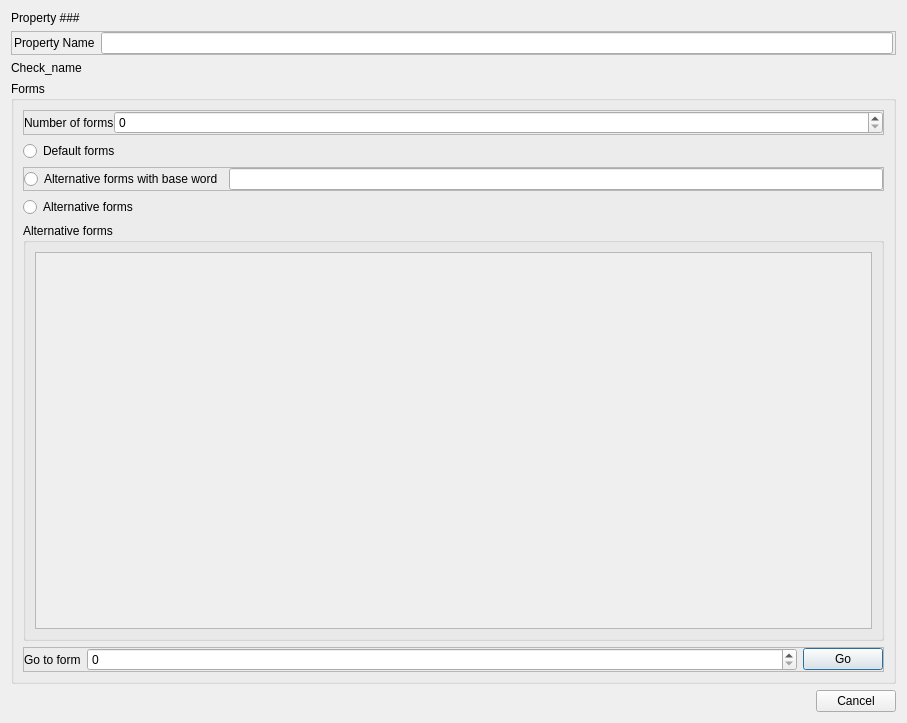
<?xml version="1.0" encoding="UTF-8"?>
<ui version="4.0">
 <class>Dialog</class>
 <widget class="QDialog" name="Dialog">
  <property name="geometry">
   <rect>
    <x>0</x>
    <y>0</y>
    <width>907</width>
    <height>723</height>
   </rect>
  </property>
  <property name="windowTitle">
   <string>Dialog</string>
  </property>
  <layout class="QVBoxLayout" name="verticalLayout">
   <item>
    <widget class="QLabel" name="label">
     <property name="text">
      <string>Property ###</string>
     </property>
    </widget>
   </item>
   <item>
    <widget class="QFrame" name="frame_6">
     <property name="sizePolicy">
      <sizepolicy hsizetype="Expanding" vsizetype="Preferred">
       <horstretch>0</horstretch>
       <verstretch>0</verstretch>
      </sizepolicy>
     </property>
     <property name="locale">
      <locale language="English" country="UnitedStates"/>
     </property>
     <property name="frameShape">
      <enum>QFrame::Shape::StyledPanel</enum>
     </property>
     <property name="frameShadow">
      <enum>QFrame::Shadow::Raised</enum>
     </property>
     <layout class="QHBoxLayout" name="horizontalLayout_7">
      <property name="leftMargin">
       <number>2</number>
      </property>
      <property name="topMargin">
       <number>0</number>
      </property>
      <property name="rightMargin">
       <number>2</number>
      </property>
      <property name="bottomMargin">
       <number>0</number>
      </property>
      <item>
       <widget class="QLabel" name="label_6">
        <property name="text">
         <string>Property Name</string>
        </property>
       </widget>
      </item>
      <item>
       <widget class="QLineEdit" name="lineEdit_3"/>
      </item>
     </layout>
    </widget>
   </item>
   <item>
    <widget class="QLabel" name="label_3">
     <property name="text">
      <string>Check_name</string>
     </property>
    </widget>
   </item>
   <item>
    <widget class="QGroupBox" name="groupBox">
     <property name="title">
      <string>Forms</string>
     </property>
     <layout class="QVBoxLayout" name="verticalLayout_2">
      <item>
       <widget class="QFrame" name="frame_12">
        <property name="frameShape">
         <enum>QFrame::Shape::StyledPanel</enum>
        </property>
        <property name="frameShadow">
         <enum>QFrame::Shadow::Raised</enum>
        </property>
        <layout class="QHBoxLayout" name="horizontalLayout_8" stretch="0,5">
         <property name="spacing">
          <number>0</number>
         </property>
         <property name="leftMargin">
          <number>0</number>
         </property>
         <property name="topMargin">
          <number>0</number>
         </property>
         <property name="rightMargin">
          <number>0</number>
         </property>
         <property name="bottomMargin">
          <number>0</number>
         </property>
         <item>
          <widget class="QLabel" name="label_7">
           <property name="text">
            <string>Number of forms</string>
           </property>
          </widget>
         </item>
         <item>
          <widget class="QSpinBox" name="spinBox_2"/>
         </item>
        </layout>
       </widget>
      </item>
      <item>
       <widget class="QRadioButton" name="radioButton">
        <property name="text">
         <string>Default forms</string>
        </property>
       </widget>
      </item>
      <item>
       <widget class="QFrame" name="frame">
        <property name="frameShape">
         <enum>QFrame::Shape::StyledPanel</enum>
        </property>
        <property name="frameShadow">
         <enum>QFrame::Shadow::Raised</enum>
        </property>
        <layout class="QHBoxLayout" name="horizontalLayout">
         <property name="leftMargin">
          <number>0</number>
         </property>
         <property name="topMargin">
          <number>0</number>
         </property>
         <property name="rightMargin">
          <number>0</number>
         </property>
         <property name="bottomMargin">
          <number>0</number>
         </property>
         <item>
          <widget class="QRadioButton" name="radioButton_2">
           <property name="text">
            <string>Alternative forms with base word</string>
           </property>
          </widget>
         </item>
         <item>
          <widget class="QLineEdit" name="lineEdit"/>
         </item>
        </layout>
       </widget>
      </item>
      <item>
       <widget class="QRadioButton" name="radioButton_3">
        <property name="text">
         <string>Alternative forms</string>
        </property>
       </widget>
      </item>
      <item>
       <widget class="QGroupBox" name="groupBox_2">
        <property name="title">
         <string>Alternative forms</string>
        </property>
        <layout class="QVBoxLayout" name="verticalLayout_3">
         <item>
          <widget class="QScrollArea" name="scrollArea">
           <property name="widgetResizable">
            <bool>true</bool>
           </property>
           <widget class="QWidget" name="scrollAreaWidgetContents">
            <property name="geometry">
             <rect>
              <x>0</x>
              <y>0</y>
              <width>847</width>
              <height>381</height>
             </rect>
            </property>
            <layout class="QVBoxLayout" name="verticalLayout_4"/>
           </widget>
          </widget>
         </item>
        </layout>
       </widget>
      </item>
      <item>
       <widget class="QFrame" name="frame_2">
        <property name="frameShape">
         <enum>QFrame::Shape::StyledPanel</enum>
        </property>
        <property name="frameShadow">
         <enum>QFrame::Shadow::Raised</enum>
        </property>
        <layout class="QHBoxLayout" name="horizontalLayout_2" stretch="0,7,0">
         <property name="leftMargin">
          <number>0</number>
         </property>
         <property name="topMargin">
          <number>0</number>
         </property>
         <property name="rightMargin">
          <number>0</number>
         </property>
         <property name="bottomMargin">
          <number>0</number>
         </property>
         <item>
          <widget class="QLabel" name="label_2">
           <property name="text">
            <string>Go to form</string>
           </property>
          </widget>
         </item>
         <item>
          <widget class="QSpinBox" name="spinBox"/>
         </item>
         <item>
          <widget class="QPushButton" name="pushButton">
           <property name="text">
            <string>Go</string>
           </property>
          </widget>
         </item>
        </layout>
       </widget>
      </item>
     </layout>
    </widget>
   </item>
   <item alignment="Qt::AlignmentFlag::AlignRight|Qt::AlignmentFlag::AlignBottom">
    <widget class="QPushButton" name="pushButton_6">
     <property name="text">
      <string>Cancel</string>
     </property>
    </widget>
   </item>
  </layout>
 </widget>
 <resources/>
 <connections/>
</ui>
